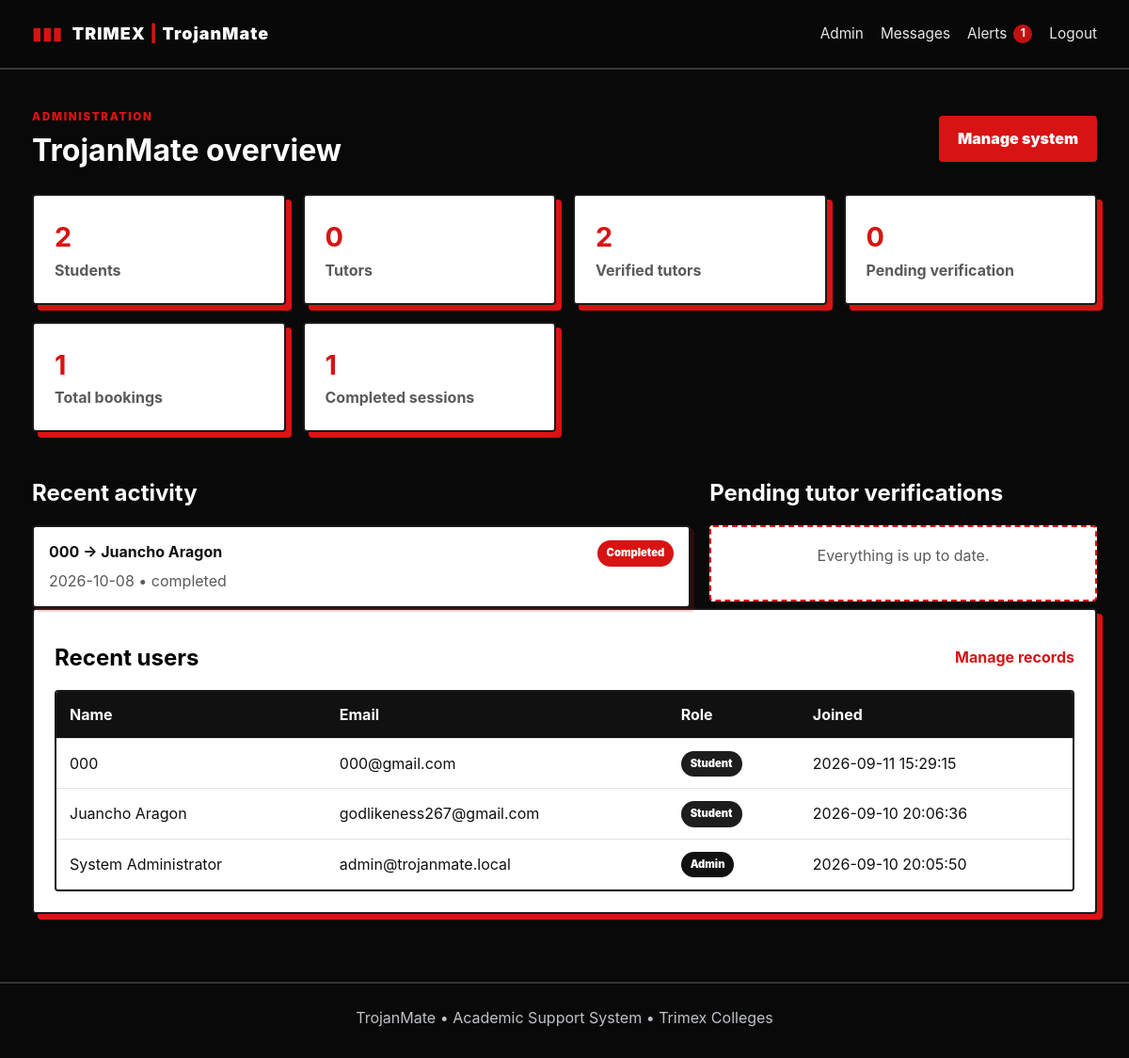
The page /dashboard (signed in) on the database as committed earlier.
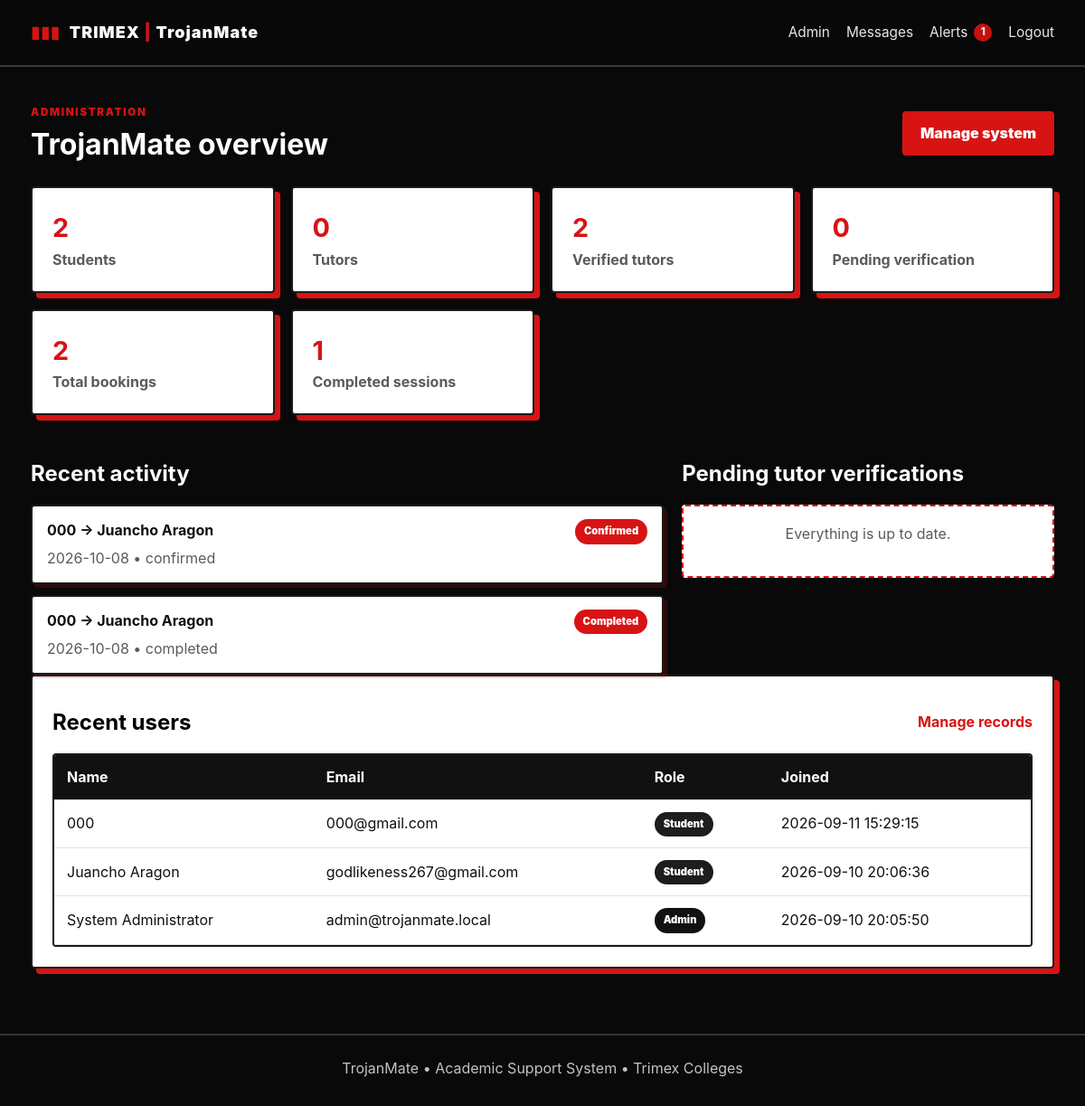
The same page on the database as committed later.
### tables this page shows
CREATE TABLE bookings (
    id INTEGER PRIMARY KEY AUTOINCREMENT,
    student_id INTEGER NOT NULL,
    tutor_id INTEGER NOT NULL,
    subject_id INTEGER NOT NULL,
    session_date TEXT NOT NULL,
    start_time TEXT NOT NULL,
    end_time TEXT NOT NULL,
    request_note TEXT DEFAULT '',
    status TEXT NOT NULL DEFAULT 'pending'
        CHECK(status IN ('pending','confirmed','completed','cancelled','rejected')),
    payment_status TEXT NOT NULL DEFAULT 'unpaid'
        CHECK(payment_status IN ('unpaid','pending','paid','not_applicable')),
    created_at TEXT NOT NULL, payment_receipt TEXT DEFAULT '', cancellation_reason TEXT DEFAULT '', ticket_code TEXT DEFAULT '', total_fee REAL NOT NULL DEFAULT 0, payment_qr_code TEXT DEFAULT '',
    FOREIGN KEY(student_id) REFERENCES users(id),
    FOREIGN KEY(tutor_id) REFERENCES tutor_profiles(id),
    FOREIGN KEY(subject_id) REFERENCES subjects(id)
);

CREATE TABLE users (
    id INTEGER PRIMARY KEY AUTOINCREMENT,
    name TEXT NOT NULL,
    email TEXT NOT NULL UNIQUE,
    password_hash TEXT NOT NULL,
    role TEXT NOT NULL CHECK(role IN ('student','tutor','admin')),
    created_at TEXT NOT NULL
, profile_picture TEXT DEFAULT '', tutor_enabled INTEGER NOT NULL DEFAULT 0, admin_owner INTEGER NOT NULL DEFAULT 0, university_role TEXT DEFAULT '', admin_approved INTEGER NOT NULL DEFAULT 1);

### app.py (the view, shortened to what this page needs)
@app.route("/dashboard")
@login_required
def dashboard():
    db = get_db()
    if g.user["role"] == "admin":
        stats = {
            "students": db.execute("SELECT COUNT(*) c FROM users WHERE role='student'").fetchone()["c"],
            "tutors": db.execute("SELECT COUNT(*) c FROM users WHERE role='tutor'").fetchone()["c"],
            "verified": db.execute("SELECT COUNT(*) c FROM tutor_profiles WHERE verified=1").fetchone()["c"],
            "pending": db.execute("SELECT COUNT(*) c FROM tutor_profiles WHERE verified=0").fetchone()["c"],
            "bookings": db.execute("SELECT COUNT(*) c FROM bookings").fetchone()["c"],
            "completed": db.execute("SELECT COUNT(*) c FROM bookings WHERE status='completed'").fetchone()["c"],
        }
        recent_activity = db.execute("""
            SELECT b.id, b.status, b.session_date, b.created_at, su.name AS student_name, tu.name AS tutor_name
            FROM bookings b
            JOIN users su ON su.id=b.student_id
            JOIN tutor_profiles tp ON tp.id=b.tutor_id
            JOIN users tu ON tu.id=tp.user_id
            ORDER BY b.created_at DESC LIMIT 8
        """).fetchall()
        pending_tutors = db.execute("""
            SELECT tp.id, tp.verified, tp.qualifications, tp.experience, u.name, u.email
            FROM tutor_profiles tp
            JOIN users u ON u.id=tp.user_id
            WHERE tp.verified=0
            ORDER BY tp.id DESC
        """).fetchall()
        recent_users = db.execute("SELECT id, name, email, role, created_at FROM users ORDER BY created_at DESC LIMIT 8").fetchall()
        return render_template("admin_dashboard.html", stats=stats, recent_activity=recent_activity,
                               pending_tutors=pending_tutors, recent_users=recent_users)

### app.py (called while the page is built)
def get_db():
    if "db" not in g:
        g.db = sqlite3.connect(DB_PATH)
        g.db.row_factory = sqlite3.Row
        g.db.execute("PRAGMA foreign_keys = ON")
    return g.db

def get_active_mode():
    mode = session.get("active_mode")
    if mode not in {"tutee", "tutor"}:
        mode = "tutee"
    if mode == "tutor" and not user_can_use_tutor_mode(g.user):
        session["active_mode"] = "tutee"
        return "tutee"
    return mode

def login_required(view):
    @wraps(view)
    def wrapped(*args, **kwargs):
        if not g.user:
            flash("Please log in first.", "warning")
            return redirect(url_for("login"))
        return view(*args, **kwargs)
    return wrapped

### templates/admin_dashboard.html (shortened to what this page needs)
{% extends "base.html" %}
{% block content %}
<div class="pagehead">
  <div>
    <span class="eyebrow">ADMINISTRATION</span>
    <h1>TrojanMate overview</h1>
  </div>
  <a class="btn" href="{{ url_for('admin') }}">Manage system</a>
</div>
<div class="grid stats">
  <div class="card stat-card"><b>{{ stats.students }}</b><span>Students</span></div>
  <div class="card stat-card"><b>{{ stats.tutors }}</b><span>Tutors</span></div>
  <div class="card stat-card"><b>{{ stats.verified }}</b><span>Verified tutors</span></div>
  <div class="card stat-card"><b>{{ stats.pending }}</b><span>Pending verification</span></div>
  <div class="card stat-card"><b>{{ stats.bookings }}</b><span>Total bookings</span></div>
  <div class="card stat-card"><b>{{ stats.completed }}</b><span>Completed sessions</span></div>
</div>
<div class="two-col-layout admin-layout">
  <section>
    <div class="section-header">
      <h2>Recent activity</h2>
    </div>
    {% if recent_activity %}
      <div class="stack-list">
        {% for entry in recent_activity %}
          <div class="mini-card activity-card">
            <div>
              <strong>{{ entry['student_name'] }} → {{ entry['tutor_name'] }}</strong>
              <p>{{ entry['session_date'] }} • {{ entry['status'] }}</p>
            </div>
            <span class="badge {{ entry['status'] }}">{{ entry['status'] }}</span>
          </div>
        {% endfor %}
      </div>
    {% else %}
      <div class="empty-state compact"><p>No recent bookings.</p></div>
    {% endif %}
  </section>
  <aside>
    <div class="section-header">
      <h2>Pending tutor verifications</h2>
    </div>
    {% if pending_tutors %}
      <div class="stack-list">
        {% for tutor in pending_tutors %}
          <div class="mini-card">
            <div>
              <strong>{{ tutor['name'] }}</strong>
              <p>{{ tutor['email'] }}</p>
            </div>
            <span class="badge pending">Pending</span>
          </div>
        {% endfor %}
      </div>
    {% else %}
      <div class="empty-state compact"><p>Everything is up to date.</p></div>
    {% endif %}
  </aside>
</div>
<section class="card section-block">
  <div class="section-header">
    <h2 style="color: black;">Recent users</h2>
    <a href="{{ url_for('admin') }}" class="text-link">Manage records</a>
  </div>
  {% if recent_users %}
    <div class="table-wrap">
      <table>
        <thead>
          <tr><th>Name</th><th>Email</th><th>Role</th><th>Joined</th></tr>
        </thead>
        <tbody>
          {% for user in recent_users %}
            <tr>
              <td>{{ user['name'] }}</td>
              <td>{{ user['email'] }}</td>
              <td><span class="badge {{ user['role'] }}">{{ user['role'] }}</span></td>
              <td>{{ user['created_at'] }}</td>
            </tr>
          {% endfor %}
        </tbody>
      </table>
    </div>
  {% else %}
    <div class="empty-state compact"><p>No user records available.</p></div>
  {% endif %}
</section>
{% endblock %}

Rows that differ between the two databases and show on the page:
added bookings: student_name "000", tutor_name "Juancho Aragon", session_date "2026-10-08", status "confirmed", status "Confirmed"
Other text that changed with them:
{{ stats.bookings }}: "1" → "2"
